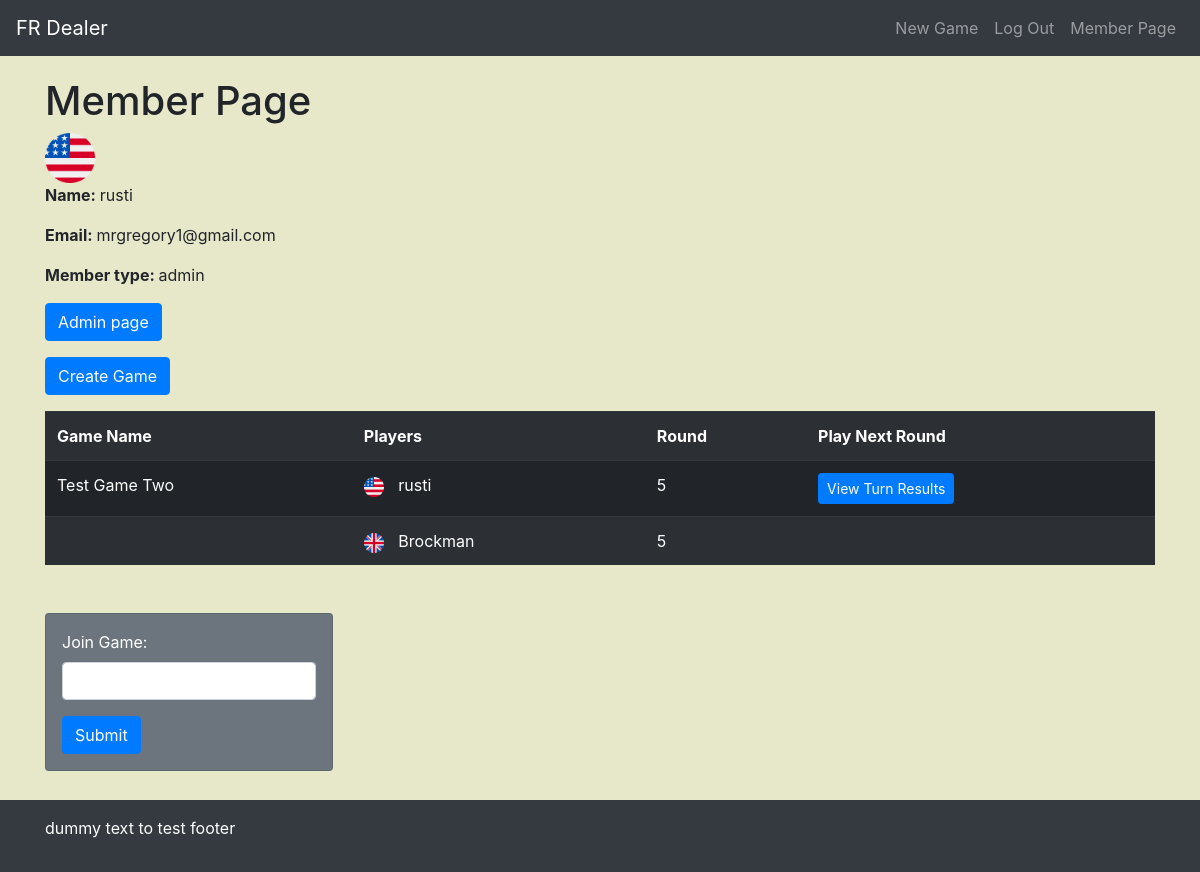
Screenshot of /member/member_page (signed in) with the database file from the repository.
### models.py (models this page shows, shortened)
class User(UserMixin, db.Model):
    __tablename__ = "User"
    id = db.Column(db.Integer, primary_key=True)
    username = db.Column(db.String(30), unique=True)
    password = db.Column(db.String(30))
    email = db.Column(db.String(30))
    account_type = db.Column(db.String(20))
    games = db.relationship("Game", secondary=game_to_user)
    icon = db.Column(db.String(30))

class Game(UserMixin, db.Model):
    __tablename__ = "Game"
    id = db.Column(db.Integer, primary_key=True)
    creator = db.Column(db.Integer, db.ForeignKey("User.id"), nullable=False)
    name = db.Column(db.String(30))
    active = db.Column(db.Boolean)
    limit = db.Column(db.Integer)
    users = db.relationship("User", secondary=game_to_user)
    options = db.Column(db.Text)

### blue/member/member.py (the view)
@member.route("/member_page")
@login_required
def member_page():
    [session.pop(key) for key in list(session.keys()) if key != "_flashes"]
    member_games_info = []
    _users = controller.get_users_dict(current_user.id)
    users = _users[0]
    for game in users["games"]:
        this_game_info = {}
        this_game_info["game_id"] = game["id"]
        this_game_info["name"] = game["name"]
        this_turn_data = controller.get_latest_turn(game["id"], current_user.id)
        if this_turn_data:
            this_game_info["current_round"] = this_turn_data.current_round
            this_game_info["turn_id"] = this_turn_data.id
        else:
            this_game_info["current_round"] = 0
        this_game_info["same_turn"] = controller.test_for_same_turn(game["id"])
        this_game_info["opponent_progress"] = controller.get_opponent_progress(
            game["id"], current_user.id
        )
        this_game_info["need_to_play"] = False
        for player in this_game_info["opponent_progress"]:
            if this_game_info["current_round"] < player[1]:
                this_game_info["need_to_play"] = True
                break
        pprint(this_game_info)
        member_games_info.append(this_game_info)
    return render_template(
        "member/member_page.html", member_games_info=member_games_info
    )

### blue/admin/admin.py (called while the page is built)
@login_manager.user_loader
def load_user(user_id):
    return User.query.filter(User.id == int(user_id)).first()

### controller.py (called while the page is built)
def get_games(game_id=None):
    query = Game.query.filter(Game.active)
    if game_id is not None:
        query = query.filter(Game.id == game_id)
    games = query.all()
    return games

def get_users(user_id=None):
    query = User.query
    if user_id is not None:
        query = query.filter(User.id == user_id)
    users = query.all()
    return users

def get_users_dict(user_id=None):
    _users_dict = get_users(user_id)
    users_dict = [
        {
            "id": user.id,
            "username": user.username,
            "password": user.password,
            "email": user.email,
            "account_type": user.account_type,
            "icon": user.icon,
            "games": [
                {
                    "id": game.id,
                    "creator": game.creator,
                    "name": game.name,
                    "active": game.active,
                    "limit": game.limit,
                    "options": game.options,
                }
                for game in user.games
            ],
        }
        for user in _users_dict
    ]
    return users_dict

def get_games_users_dict(game_id=None):
    _games = get_games(game_id=game_id)
    games = [
        {
            "id": game.id,
            "creator": game.creator,
            "name": game.name,
            "active": game.active,
            "limit": game.limit,
            "options": game.options,
            "users": [
                {
                    "id": user.id,
                    "username": user.username,
                    "password": user.password,
                    "email": user.email,
                    "account_type": user.account_type,
                    "icon": user.icon,
                }
                for user in game.users
            ],
        }
        for game in _games
    ]
    return games

def get_latest_turn(game_id, user_id):
    latest_turn_info = (
        TurnInfo.query.filter_by(game_id=game_id)
        .filter_by(user_id=user_id)
        .order_by(TurnInfo.id.desc())
        .first()
    )
    return latest_turn_info

### templates/member/member_page.html
{% extends 'base.html' %}
{% block body %}
<h1>Member Page</h1>
<img src="{{ url_for('static', filename='flags/' + current_user.icon) }}" style="height: 50px; width: 50px;"/>
<p><strong>Name: </strong> {{ current_user.username }}</p>
<p><strong>Email: </strong> {{ current_user.email }}</p>
<p><strong>Member type: </strong> {{ current_user.account_type }}</p>
{% if current_user.account_type == 'admin' %}
    <p><a href="{{ url_for("admin.admin_home")}}" class="btn btn-primary" role="button">Admin page</a></p>
{% endif %}
{% if current_user.account_type == 'admin' or current_user.account_type == 'organizer' %}
    <p><a href="{{ url_for("member.create_game_form")}}" class="btn btn-primary" role="button">Create Game</a></p>
{% endif %}
{% for game in member_games_info %}
<table class="table table-striped table-dark mb-5">
    <tr>
        <th class="game-id-{{ game.game_id }}">
            Game Name
        </th>
        <th>
            Players
        </th>
        <th>
            Round
        </th>
        <th>
            Play Next Round
        </th>
    </tr>
        <tr>
            <td>{{ game.name }}</td>
            <td><img src="{{ url_for('static', filename='flags/' + current_user.icon) }}" style="height: 20px; witdth: 20px; margin-right:10px;"/>
                {{current_user.username}}</td>
                <td>{{ game.current_round }}</td>
            <td>
            {% if game.current_round == 0 %}
                <a href="/member/initial_PBEM_turn/{{ game.game_id }}" class="btn btn-primary btn-sm" role="button">Start Game</a>
            {% elif game.same_turn %}
                <a href="/member/round_summary/{{ game.game_id }}/{{ game.turn_id }}" class="btn btn-primary btn-sm" role="button">View Turn Results</a>
            {% elif game.need_to_play %}
                 <a href="/member/play_next_turn/{{ game.turn_id }}" class="btn btn-primary btn-sm" role="button">Play Next Round</a>
            {% else %}
                <a href="#" class="btn btn-secondary btn-sm" role="button">Waiting for Opponents</a>
            {% endif%}
            </td>
        </tr>
        {% for member in game['opponent_progress'] %}
            <tr>
                <td>
                </td>
                <td>
                    <img src="{{ url_for('static', filename='flags/' + member[2]) }}" style="height: 20px; witdth: 20px; margin-right:10px;"/>
                    {{ member[0] }}
                </td>
                 <td>
                    {{ member[1] }}
                </td>
                 <td>
                </td>
            </tr>
        {% endfor%}
</table>
{% endfor %}
<div class="row">
    <div class="col-6">
        <div class="card text-white bg-secondary p-3" style="max-width: 18rem;">
            <form action="{{ url_for("member.join_game")}}" method="POST">
                <div class="form-group">
                    <label class="mr-2" for="join_game">Join Game:</label>
                    <input type="join_game" name="join_game" class="form-control mr-2" id="join_game" aria-describedby="join_game">
                </div>
                <button type="submit" class="btn btn-primary">Submit</button>
            </form>
        </div>
    </div>
</div>
{% endblock %}

### static/custom.css (style rules this page uses)
body { background-color: #E7E7C9; }
body, .wrapper { min-height:100vh; }

### rows the page displays
User: icon (picture), username "rusti", email "mrgregory1@gmail.com", account_type "admin"
Game: name "Test Game Two", icon (picture), current_round "5"
User: icon (picture), username "Brockman", member "5"
